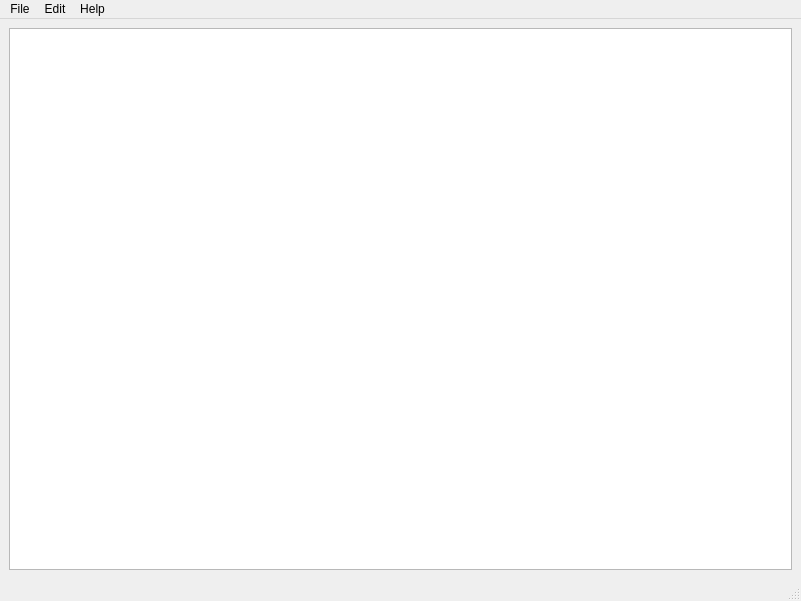
<?xml version="1.0" encoding="UTF-8"?>
<ui version="4.0">
 <class>MainWindow</class>
 <widget class="QMainWindow" name="MainWindow">
  <property name="geometry">
   <rect>
    <x>0</x>
    <y>0</y>
    <width>801</width>
    <height>601</height>
   </rect>
  </property>
  <property name="windowTitle">
   <string>MainWindow</string>
  </property>
  <widget class="QWidget" name="centralwidget">
   <layout class="QHBoxLayout" name="horizontalLayout">
    <item>
     <widget class="QTextEdit" name="textEdit"/>
    </item>
   </layout>
  </widget>
  <widget class="QMenuBar" name="menubar">
   <property name="geometry">
    <rect>
     <x>0</x>
     <y>0</y>
     <width>801</width>
     <height>26</height>
    </rect>
   </property>
   <widget class="QMenu" name="menuSave">
    <property name="title">
     <string>File</string>
    </property>
    <addaction name="actionSave"/>
    <addaction name="actionOpen"/>
    <addaction name="actionSave_As"/>
    <addaction name="actionQuit"/>
   </widget>
   <widget class="QMenu" name="menuEdit">
    <property name="title">
     <string>Edit</string>
    </property>
    <addaction name="actionFont"/>
    <addaction name="actionColor"/>
    <addaction name="separator"/>
    <addaction name="actionCopy"/>
    <addaction name="separator"/>
    <addaction name="actionUndo"/>
    <addaction name="actionCut"/>
    <addaction name="actionPaste"/>
    <addaction name="actionRedo"/>
   </widget>
   <widget class="QMenu" name="menuHelp">
    <property name="title">
     <string>Help</string>
    </property>
    <addaction name="actionAbout"/>
   </widget>
   <addaction name="menuSave"/>
   <addaction name="menuEdit"/>
   <addaction name="menuHelp"/>
  </widget>
  <widget class="QStatusBar" name="statusbar"/>
  <action name="actionSave">
   <property name="text">
    <string>Save</string>
   </property>
  </action>
  <action name="actionOpen">
   <property name="text">
    <string>Open</string>
   </property>
  </action>
  <action name="actionSave_As">
   <property name="text">
    <string>Save As</string>
   </property>
  </action>
  <action name="actionQuit">
   <property name="text">
    <string>Quit</string>
   </property>
  </action>
  <action name="actionFont">
   <property name="text">
    <string>Font</string>
   </property>
  </action>
  <action name="actionColor">
   <property name="text">
    <string>Color</string>
   </property>
  </action>
  <action name="actionCopy">
   <property name="text">
    <string>Copy</string>
   </property>
  </action>
  <action name="actionUndo">
   <property name="text">
    <string>Undo</string>
   </property>
  </action>
  <action name="actionAbout">
   <property name="text">
    <string>About</string>
   </property>
  </action>
  <action name="actionCut">
   <property name="text">
    <string>Cut</string>
   </property>
  </action>
  <action name="actionPaste">
   <property name="text">
    <string>Paste</string>
   </property>
  </action>
  <action name="actionRedo">
   <property name="text">
    <string>Redo</string>
   </property>
  </action>
 </widget>
 <resources/>
 <connections/>
</ui>
